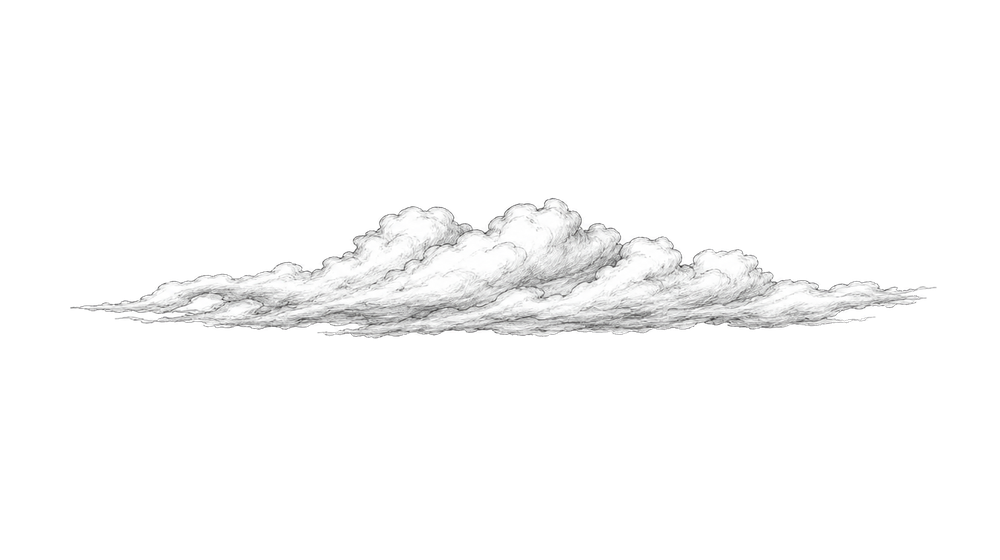
#> input picture tightrope-video/images/clouds.png, 1000 x 560 px, shrunk from 1344 x 752 before the run
$ python -i cutout.py   (imports and definitions only)
#> lines starting #> are read from the running program, lines starting #| are printed output that depends on the picture; after the words box and inside, x2 and y2 are one past the last pixel; in counts of white or black regions, pixels touching at a corner belong together
#!/usr/bin/env python3
"""Cut an ink-and-graphite drawing out of its plain white background.

Usage:
    python3 -I cutout.py INPUT.png OUTPUT.png [SIDE:SHARE ...]

    SIDE:SHARE adds a soft fade-out on one side for drawings whose prompt
    asks for a fade, e.g. "bottom:0.22" fades the lowest 22% of the object.
    Sides: top, bottom, left, right.

Prints a short report (paper level, colour tint, margins to the edges,
number of separate pieces) that is used to review each picture.

How it works:
  1. The paper white level is measured on the image border.
  2. The background is every near-white pixel connected to the border.
     Dark lines are thickened by a couple of pixels first, so the fill
     cannot leak through tiny gaps into the object.
  3. Everything inside the object stays fully opaque (white shirts,
     highlights, cloud interiors), so layers do not show through each other.
  4. Faint grey left in the background (soft edges, graphite fades) becomes
     semi-transparent ink, and edge colours are "un-mixed" from the white,
     so the cut-out looks identical over white and has no white fringe
     over anything darker.

Requires: pillow, numpy, scipy.
"""
import sys

import numpy as np
from PIL import Image
from scipy import ndimage

NEAR_WHITE = 18      # levels below paper white that still count as background
GAP = 2              # px: line gaps narrower than ~2*GAP are sealed
INK = 40.0           # grey level used for semi-transparent background ink
MIN_SPECK = 40       # px: object pieces smaller than this are treated as dust
SOFTEN = 6.0         # px: blur used to dissolve the cut line inside a fade


def cutout(src, dst, fades=()):
#> called with src = '../images/clouds.png', dst = 'out.png', fades = ()
    rgb = np.asarray(Image.open(src).convert("RGB")).astype(np.float64)
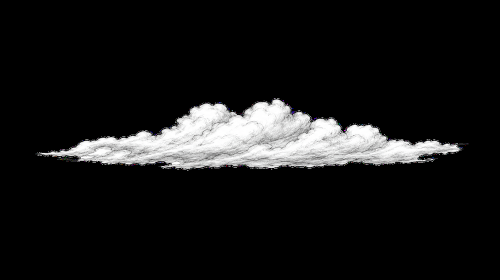
#> rgb: shape (560, 1000, 3) float64 (shown at 1/2 size); mean R, G, B 23.5, 23.5, 23.5
    h, w, _ = rgb.shape
    lum = rgb @ np.array([0.299, 0.587, 0.114])

    edge = np.concatenate([lum[0], lum[-1], lum[:, 0], lum[:, -1]])
#> edge = 3120 values from 0 to 0
    paper = float(np.median(edge))
#> paper = 0
    near_white = lum >= paper - NEAR_WHITE
#> near_white: shape (560, 1000) bool; every value is 1

    # Background = near-white region connected to the border (gaps sealed).
    sealed = ndimage.binary_erosion(near_white, iterations=GAP, border_value=1)
    labels, _ = ndimage.label(sealed)
#> labels: shape (560, 1000) int32; every value is 1
    border_ids = np.unique(np.concatenate(
        [labels[0], labels[-1], labels[:, 0], labels[:, -1]]))
#> border_ids = [1]
    border_ids = border_ids[border_ids > 0]
    background = np.isin(labels, border_ids)
    background = ndimage.binary_dilation(background, iterations=GAP) & near_white

    # Drop tiny specks of dust that are not part of the drawing.
    obj = ~background
#> obj: shape (560, 1000) bool; every value is 0
    labels, n = ndimage.label(obj)
#> labels: shape (560, 1000) int32; every value is 0
#> n = 0
    sizes = ndimage.sum(obj, labels, index=np.arange(1, n + 1))
#> sizes = empty array
    for i, size in enumerate(sizes, start=1):
        if size < MIN_SPECK:
            obj[labels == i] = False
#> this loop made 0 passes

    # Alpha: ink coverage everywhere, the object itself opaque, and its
    # outermost pixel ring following the ink (so there is no light rim).
    alpha_ink = np.clip((paper - lum) / (paper - INK), 0, 1)
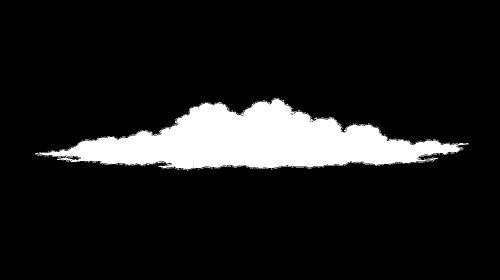
#> alpha_ink: shape (560, 1000) float64 (shown at 1/2 size); min 0, max 1, mean 0.11
    alpha = alpha_ink.copy()
    alpha[obj] = 1.0
    rim = obj & (ndimage.distance_transform_edt(obj) <= 1.0)
    alpha[rim] = alpha_ink[rim]

    # Small opaque islands cut loose from the main shape fall back to ink.
    solid = alpha > 0.5
#> solid: shape (560, 1000) bool; 11% white; 155 white regions (154 under 20 px), largest, box (x1, y1, x2, y2) and area: (70, 196, 937, 340) 61323
    labels, n = ndimage.label(solid)
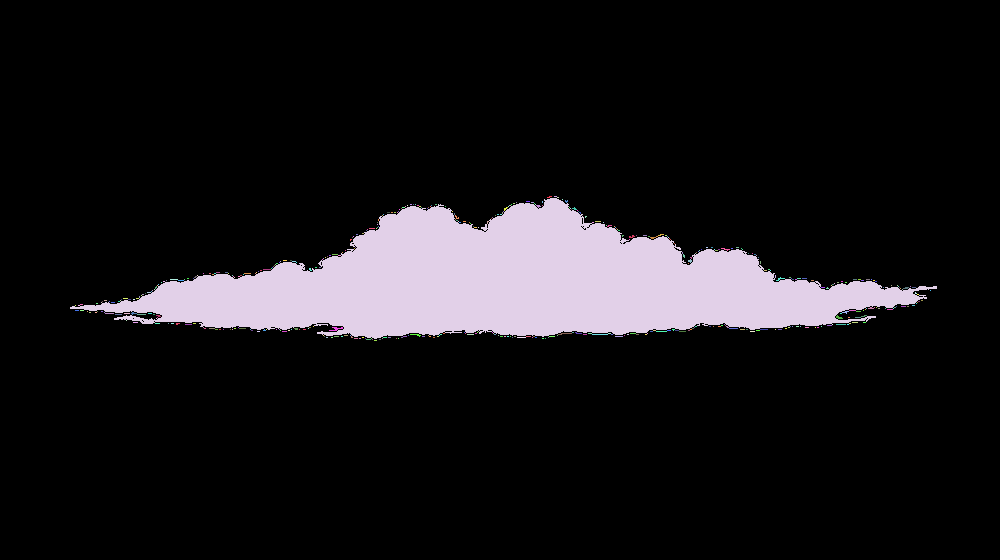
#> labels: shape (560, 1000) int32; 462 distinct labels, from 0 to 461; one colour per label, 0 black
#> n = 461
    if n > 1:
        sizes = ndimage.sum(solid, labels, index=np.arange(1, n + 1))
#> sizes = 461 values, max 60464 at index 3, min 1 at index 4, mean 133.9
        for i, size in enumerate(sizes, start=1):
            if size < 0.01 * sizes.max():
                island = labels == i
                alpha[island] = alpha_ink[island]
#> this loop made 461 passes
#> size on passes 1 to 3: 6, 3, 2
#> pass 1, in cutout, `island = labels == i`:
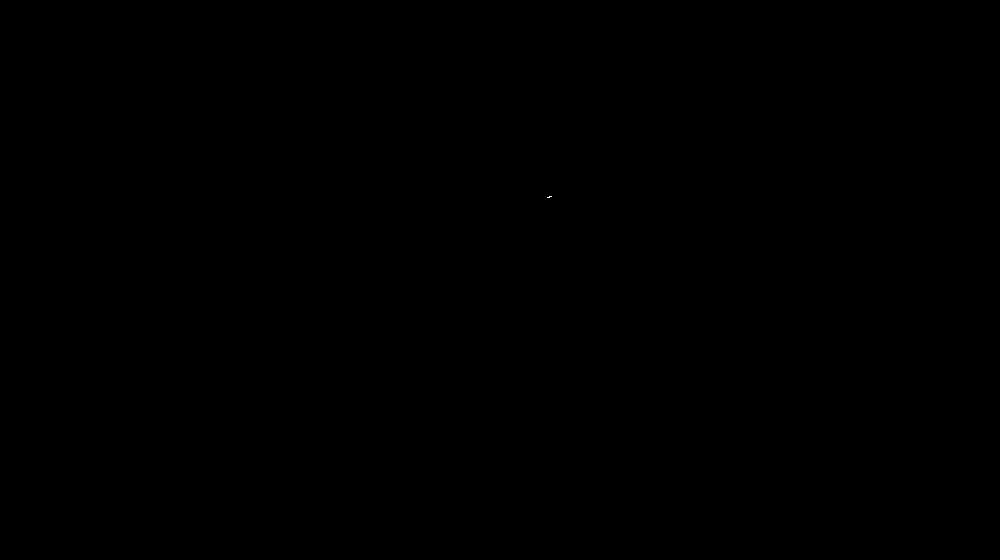
#> island: shape (560, 1000) bool; 0% white in thin lines or dots, all inside (x1, y1, x2, y2) = (547, 196, 552, 198)

    # Sides the prompt asked to fade out (e.g. a mountain's base) get a
    # smooth ramp over that share of the object's height or width.
    ys, xs = np.nonzero(alpha > 0.05)
    if len(xs):
        y0, y1, x0, x1 = ys.min(), ys.max(), xs.min(), xs.max()
#> y0 = 196; y1 = 340; x0 = 70; x1 = 936
        yy, xx = np.mgrid[0:h, 0:w]
        ramp = np.ones_like(alpha)
        for side, share in fades:
            if side in ("top", "bottom"):
                span = max(1.0, share * (y1 - y0))
                d = (yy - y0) if side == "top" else (y1 - yy)
            else:
                span = max(1.0, share * (x1 - x0))
                d = (xx - x0) if side == "left" else (x1 - xx)
            t = np.clip(d / span, 0, 1)
            ramp = np.minimum(ramp, t * t * (3 - 2 * t))
#> ramp: shape (560, 1000) float64; every value is 1
        # Inside the fade, blend toward a blurred copy so the cut line
        # dissolves into a soft gradient instead of a jagged edge.
        soft = ndimage.gaussian_filter(alpha, SOFTEN)
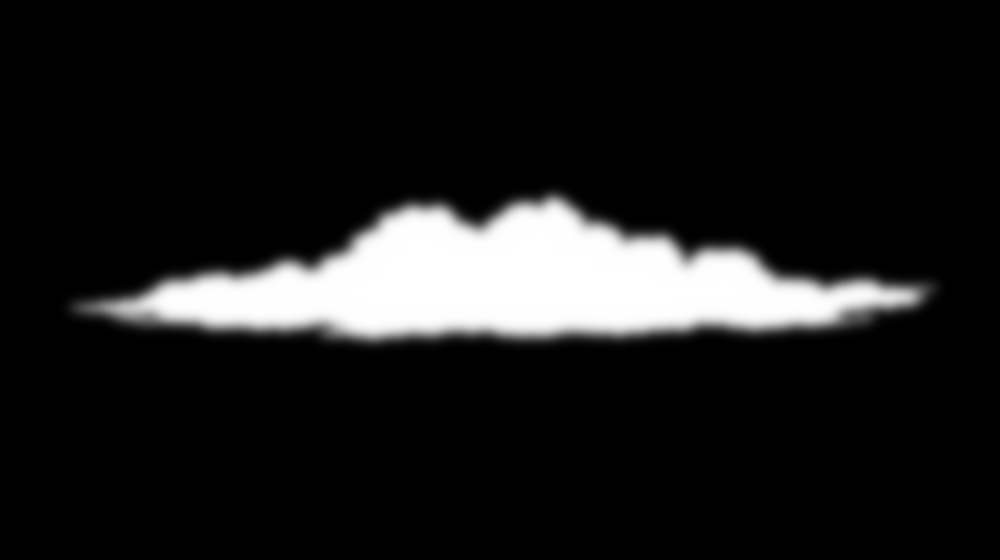
#> soft: shape (560, 1000) float64; min 0, max 1, mean 0.11
        w_sharp = ramp ** 3
        alpha = np.maximum(alpha_ink, ramp * (w_sharp * alpha + (1 - w_sharp) * soft))
    alpha[alpha < 0.01] = 0.0
#> alpha: shape (560, 1000) float64; under 0.01% of pixels changed, all inside (x1, y1, x2, y2) = (72, 222, 845, 335)

    # Un-mix the white paper from edge colours: I = a*F + (1-a)*paper.
    safe = np.maximum(alpha, 1e-3)[..., None]
    fg = np.clip((rgb - (1.0 - alpha[..., None]) * paper) / safe, 0, 255)
    fg[alpha == 0] = 0

    out = np.dstack([fg, alpha * 255.0]).round().astype(np.uint8)
    Image.fromarray(out, "RGBA").save(dst, optimize=True)

    # ---- report used for the review ----
    chroma = rgb.max(axis=2) - rgb.min(axis=2)
    drawn = lum < paper - NEAR_WHITE
    ys, xs = np.nonzero(alpha > 0.05)
    pieces_mask = alpha > 0.5
    plabels, pn = ndimage.label(pieces_mask)
#> pn = 461
    psizes = np.sort(ndimage.sum(pieces_mask, plabels, index=np.arange(1, pn + 1)))[::-1]
#> psizes = 461 values, max 60464 at index 0, min 1 at index 261, mean 133.9
    big = [int(s) for s in psizes if s >= 0.01 * psizes[0]] if pn else []
#> big = [60464]
    print(f"{src} -> {dst}")
    print(f"  size {w}x{h}, paper white {paper:.0f}/255")
#|   size 1000x560, paper white 0/255
    print(f"  colour: mean chroma {chroma[drawn].mean() if drawn.any() else 0:.1f}, "
          f"pixels with chroma>20: {100 * (chroma > 20).mean():.2f}%")
#|   colour: mean chroma 0.0, pixels with chroma>20: 0.09%
    if len(xs):
        print(f"  margins px: left {xs.min()}, right {w - 1 - xs.max()}, "
              f"top {ys.min()}, bottom {h - 1 - ys.max()}")
#|   margins px: left 70, right 63, top 196, bottom 219
    print(f"  pieces (>=1% of largest): {len(big)} {big[:6]}")
#|   pieces (>=1% of largest): 1 [60464]
    print(f"  opaque coverage {100 * (alpha > 0.5).mean():.1f}% of canvas")
#|   opaque coverage 11.0% of canvas


# [11 lines not run here, left out]

>>> result = cutout('../images/clouds.png', 'out.png')

$ run again, on tightrope-video/images/mountain_left.png
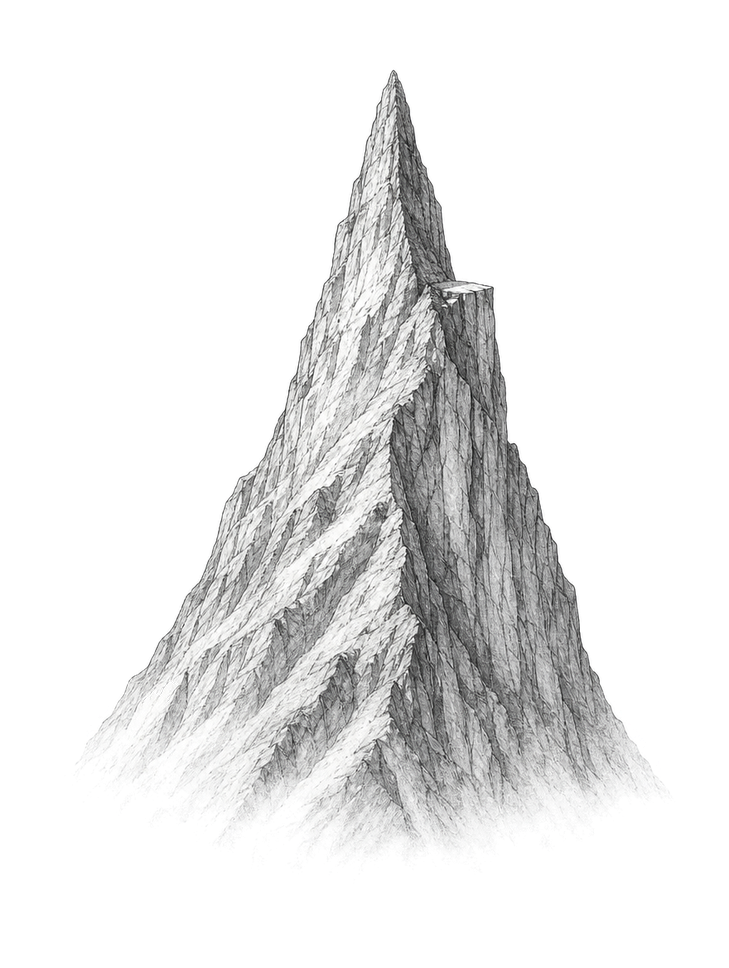
#> input picture tightrope-video/images/mountain_left.png, 729 x 968 px, shrunk from 880 x 1168 before the run
#> edge = 3394 values from 0 to 0
#> paper = 0
#> near_white: shape (968, 729) bool; every value is 1
#> border_ids = [1]
#> obj: shape (968, 729) bool; every value is 0
#> in cutout, `labels, n = ndimage.label(obj)`: n = 0
#> in cutout, `sizes = ndimage.sum(obj, labels, index=np.arange(1, n + 1))`: sizes = empty array
#> solid: shape (968, 729) bool; 30.3% white; 295 white regions (283 under 20 px), largest, box (x1, y1, x2, y2) and area: (73, 68, 674, 872) 212439, (152, 806, 173, 823) 120, (119, 791, 136, 814) 99
#> in cutout, `labels, n = ndimage.label(solid)`:
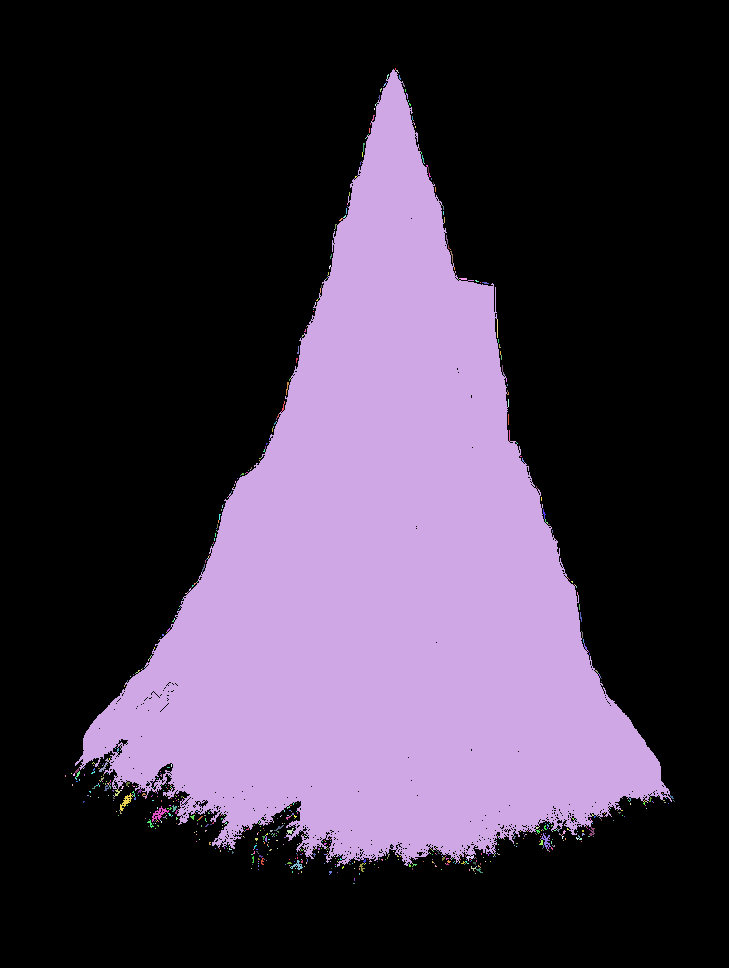
#> labels: shape (968, 729) int32; 846 distinct labels, from 0 to 845; one colour per label, 0 black
#> in cutout, `labels, n = ndimage.label(solid)`: n = 845
#> in cutout, `sizes = ndimage.sum(solid, labels, index=np.arange(1, n + 1))`: sizes = 845 values, max 211265 at index 1, min 1 at index 3, mean 252.9
#> the loop in cutout, `for i, size in enumerate(sizes, start=1):` made 845 passes
#> size on passes 1 to 3: 2, 211265, 3
#> y0 = 68; y1 = 883; x0 = 65; x1 = 674
#> alpha: shape (968, 729) float64; min 0, max 1, mean 0.302
#> in cutout, `out = np.dstack([fg, alpha * 255.0]).round().astype(np.uint8)`:
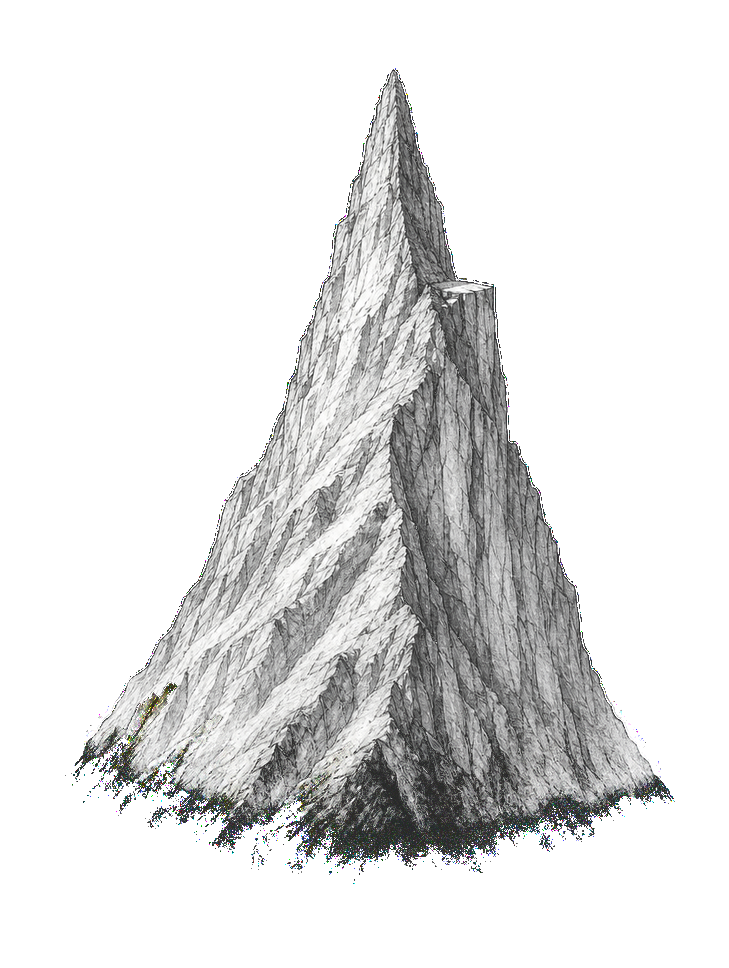
#> out: shape (968, 729, 4); mean R, G, B, A 47, 47.2, 47.1, 76.9; transparent parts drawn white
#> pn = 845
#> psizes = 845 values, max 211265 at index 0, min 1 at index 385, mean 252.9
#> big = [211265]
#|   size 729x968, paper white 0/255
#|   colour: mean chroma 0.0, pixels with chroma>20: 1.03%
#|   margins px: left 65, right 54, top 68, bottom 84
#|   pieces (>=1% of largest): 1 [211265]
#|   opaque coverage 30.3% of canvas
